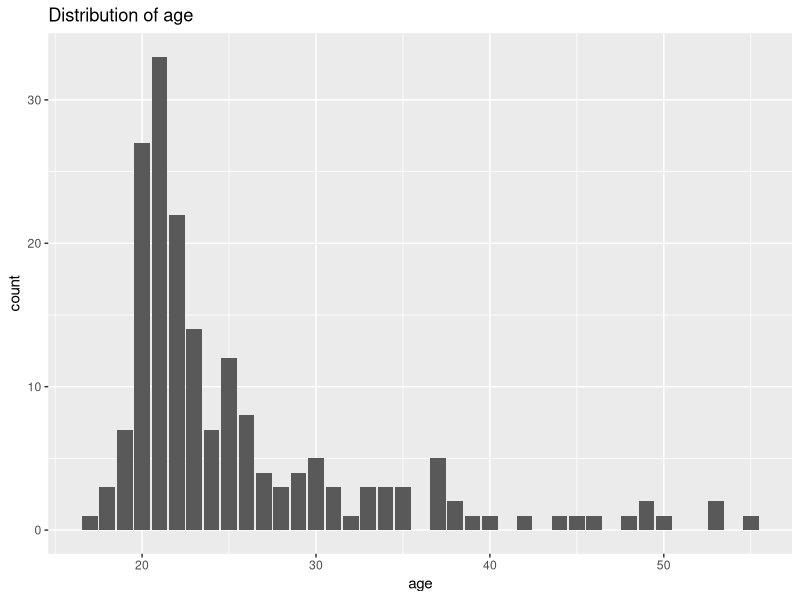
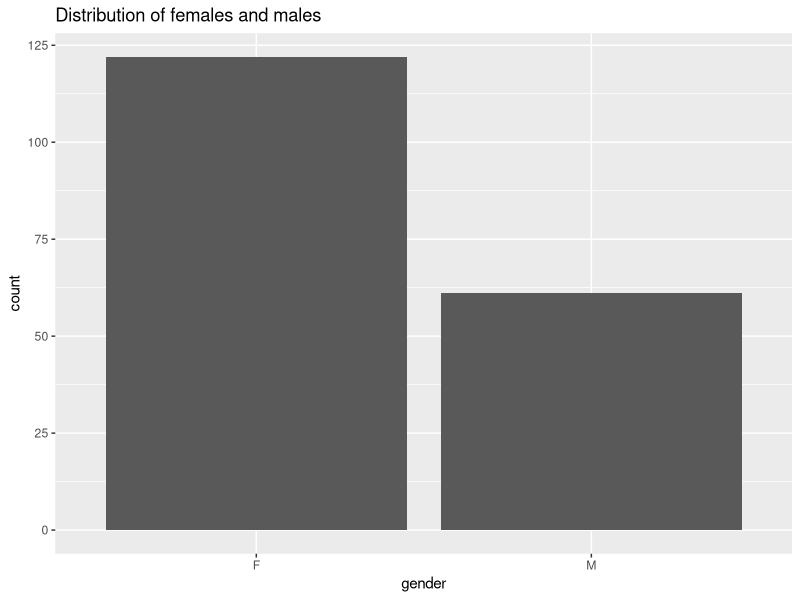
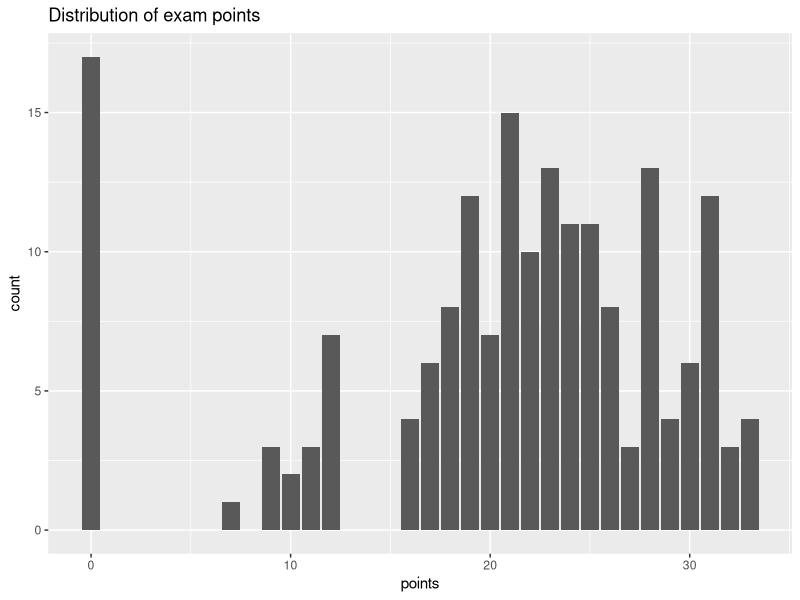
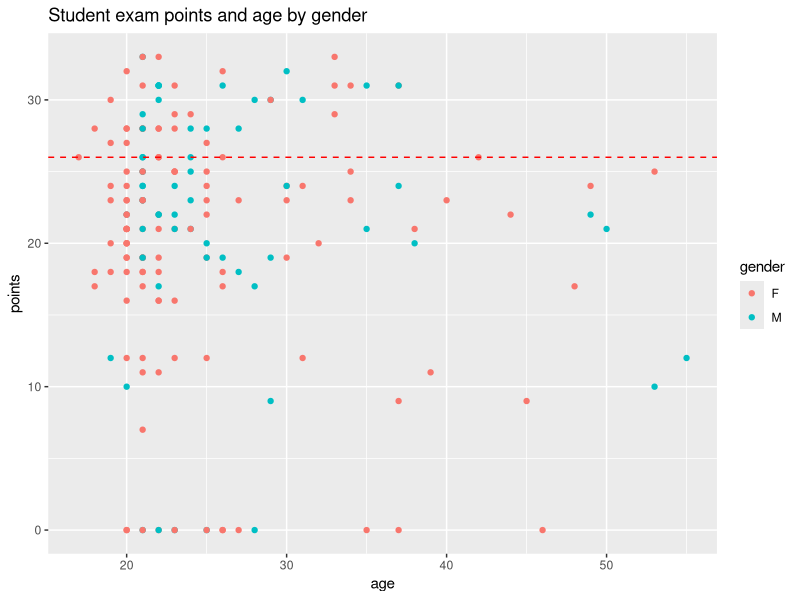
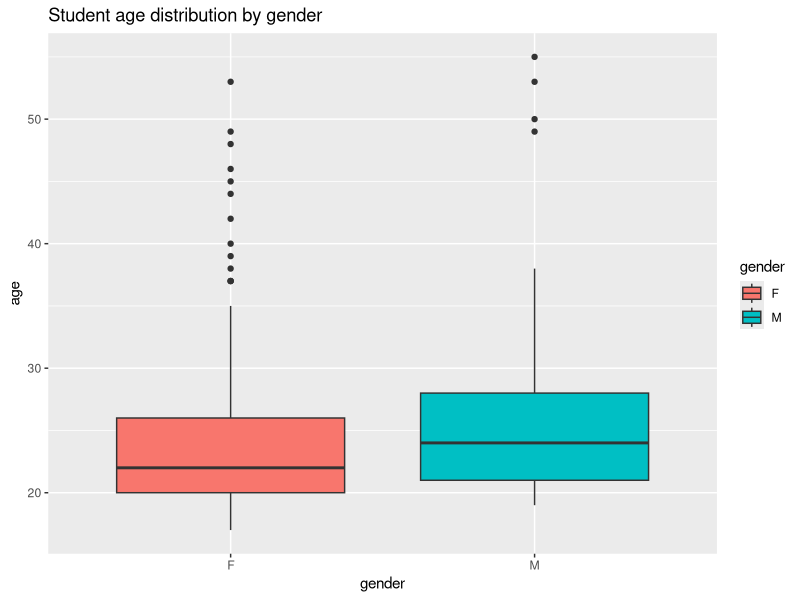
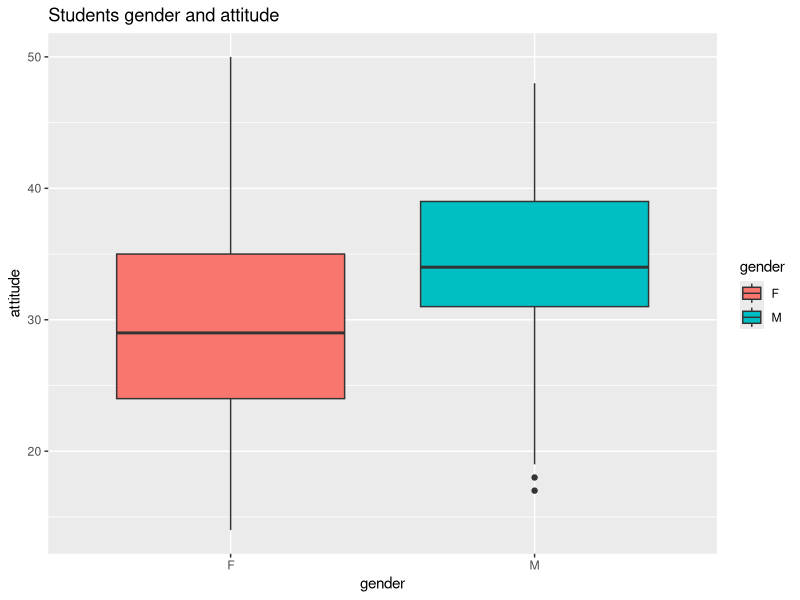
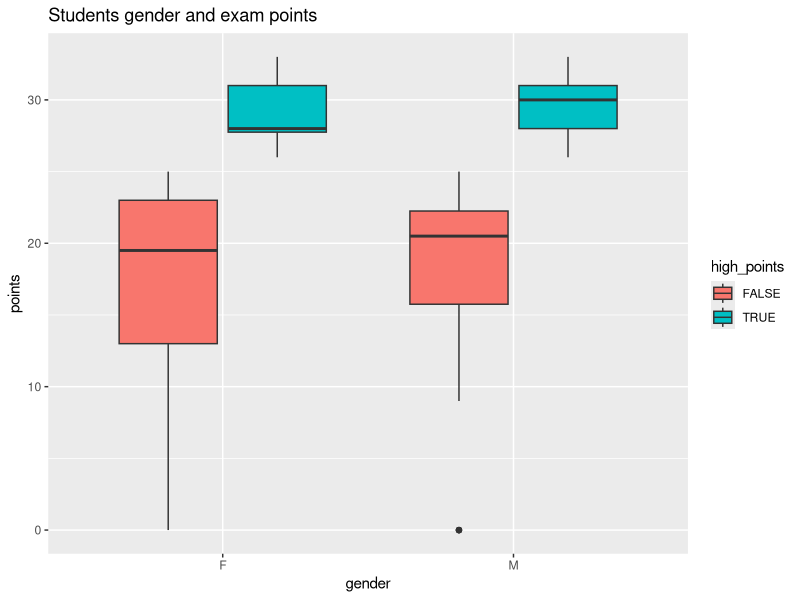
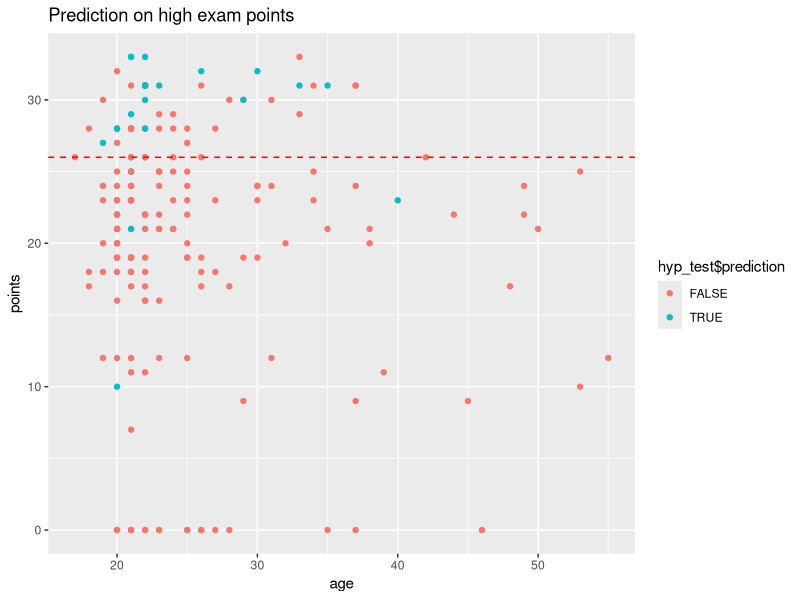

These charts were generated, in order, by the following R code:
## ---- chunk 1
library(ggplot2);library(dplyr)
bluecolor <- "steelblue4"
lrn14 <- read.csv('learning2014.csv',sep=',')
str(lrn14)
## ---- chunk 2
g1 <- ggplot(lrn14, aes(x = age))
g1 + geom_bar() + ggtitle("Distribution of age")
mean(lrn14$age)
median(lrn14$age)
## ---- chunk 3
g1 <- ggplot(lrn14, aes(x = gender))
g1 + geom_bar() + ggtitle("Distribution of females and males")
## ---- chunk 4
g1 <- ggplot(lrn14, aes(x = points))
g1 + geom_bar() + ggtitle("Distribution of exam points")
## ---- chunk 5
quantile(lrn14$points)
lrn14 <- mutate(lrn14, high_points = points >= 26)
## ---- chunk 6
g1 <- ggplot(lrn14, aes(x = age, y = points, col=gender)) + geom_point()
g1 + ggtitle("Student exam points and age by gender") + geom_hline(yintercept=26,linetype="dashed", color = "red")
## ---- chunk 7
g1 <- ggplot(lrn14, aes(x = gender, y = age, fill=gender))
g1 + geom_boxplot() + ggtitle("Student age distribution by gender")
## ---- chunk 8
g1 <- ggplot(lrn14, aes(x = gender, y = attitude, fill=gender))
g1 + geom_boxplot() + ggtitle("Students gender and attitude")
## ---- chunk 9
g1 <- ggplot(lrn14, aes(x = gender, y = points, fill=high_points))
g1 + geom_boxplot() + ggtitle("Students gender and exam points")
## ---- chunk 10
model <- glm(high_points ~ gender+ attitude -1,  data = lrn14, family = "binomial")
summary(model)
## ---- chunk 11
OR <- coef(model) %>% exp
CI <- confint(model) %>% exp
cbind(OR, CI)
## ---- chunk 12
probabilities <- predict(model, type = "response")

hyp_test <- mutate(lrn14, probability = probabilities)
hyp_test <- mutate(hyp_test, prediction = probabilities > 0.5)
table(high_points = lrn14$high_points, prediction = probabilities > 0.5)

table(high_points = lrn14$high_points, prediction = hyp_test$prediction) %>% prop.table()  %>% addmargins()

loss_func <- function(class, prob) {
  n_wrong <- abs(class - prob) > 0.5
  mean(n_wrong)
}

loss_func(class = lrn14$high_points, prob = hyp_test$probability)

## ---- chunk 13
g1 <- ggplot(lrn14, aes(x = age, y = points, col=hyp_test$prediction)) + geom_point()
g1 + ggtitle("Prediction on high exam points") + geom_hline(yintercept=26,linetype="dashed", color = "red")
## ---- chunk 14
sub_lrn14 <- select(lrn14, one_of(c("attitude","points","age")))
set.seed(-100055)
km <-kmeans(sub_lrn14[], centers = 3)
pairs(sub_lrn14, col = km$cluster)

## ---- chunk 15
g1 <- ggplot(lrn14, aes(x = age, y = points, col=km$cluster)) + geom_point()
g1 + ggtitle("K-means clustering") + geom_hline(yintercept=26,linetype="dashed", color = "red")
